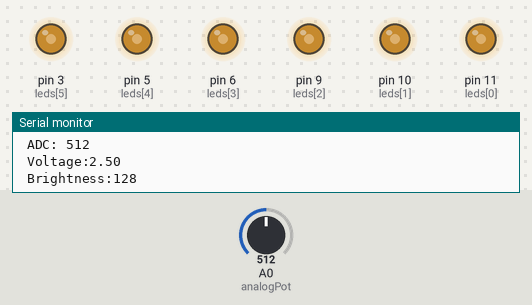
Bench run of a sketch on a simulated Arduino Uno, built with avr-gcc and run on an emulated ATmega328P. On the bench: output pins drawn as LEDs (lit = HIGH), the last lines printed to the serial monitor. Inputs (shaded band) come from the test bench; at power-on: A0 (analogPot) = 512.

Above: at 1.8 s.
1.9 s: A0 (analogPot) set to 716
At 3.2 s:
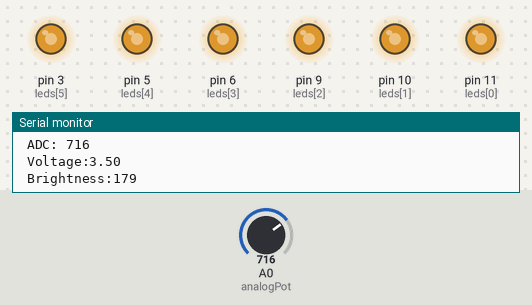
3.5 s: A0 (analogPot) set to 900
At 4.8 s:
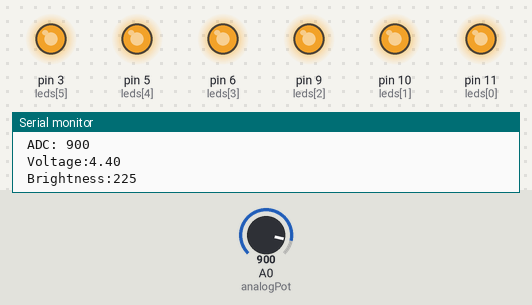
5.5 s: A0 (analogPot) set to 122
At 6.4 s:
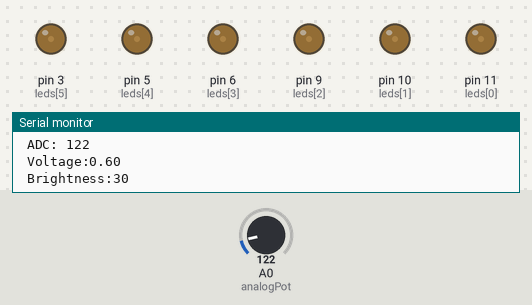
7.5 s: A0 (analogPot) set to 0
At 9.2 s:
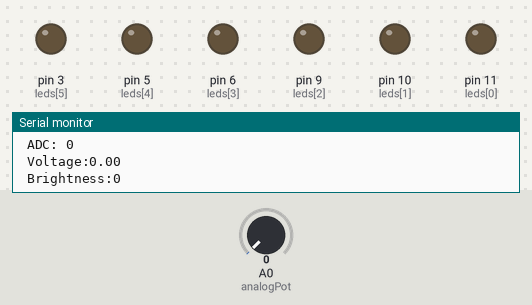
Timing chart, 0 to 10.5 s (numbered marks = the images above; inputs shaded):
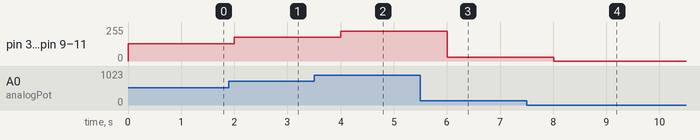

Measured:
- after the input at 1.9 s, pin 3 (leds[5]), pin 5 (leds[4]), pin 6 (leds[3]), pin 9 (leds[2]), pin 10 (leds[1]), pin 11 (leds[0]): 128/255 → 179/255 after 0.10 s
- after the input at 3.5 s, pin 3 (leds[5]), pin 5 (leds[4]), pin 6 (leds[3]), pin 9 (leds[2]): 179/255 → 225/255 after 0.51 s; pin 10 (leds[1]), pin 11 (leds[0]): 179/255 → 225/255 after 0.50 s
- after the input at 5.5 s, pin 3 (leds[5]), pin 5 (leds[4]), pin 6 (leds[3]), pin 9 (leds[2]), pin 10 (leds[1]), pin 11 (leds[0]): 225/255 → 30/255 after 0.51 s
- after the input at 7.5 s, pin 3 (leds[5]), pin 5 (leds[4]), pin 6 (leds[3]), pin 9 (leds[2]), pin 10 (leds[1]), pin 11 (leds[0]): 30/255 → 0/255 after 0.51 s

The sketch:

baithuchanh2cambiensongam.ino
```cpp
int leds[] = {11, 10, 9, 6, 5, 3};
int n = 6;
int analogPot = A0;

void setup() {
  for (int i = 0; i < n; i++) {
    pinMode(leds[i], OUTPUT);
  }
  Serial.begin(9600);
}

void loop() {
  int sensorValue = analogRead(analogPot);
  int brightness = sensorValue / 4;
  float dienap = sensorValue * 5.0 / 1023.0;

  for (int i = 0; i < n; i++) {
    analogWrite(leds[i], brightness);
  }

  Serial.print(" ADC: ");
  Serial.println(sensorValue);

  Serial.print(" Voltage:");
  Serial.println(dienap);
  Serial.print(" Brightness:");
  Serial.println(brightness);

  delay(1000);
}
```
